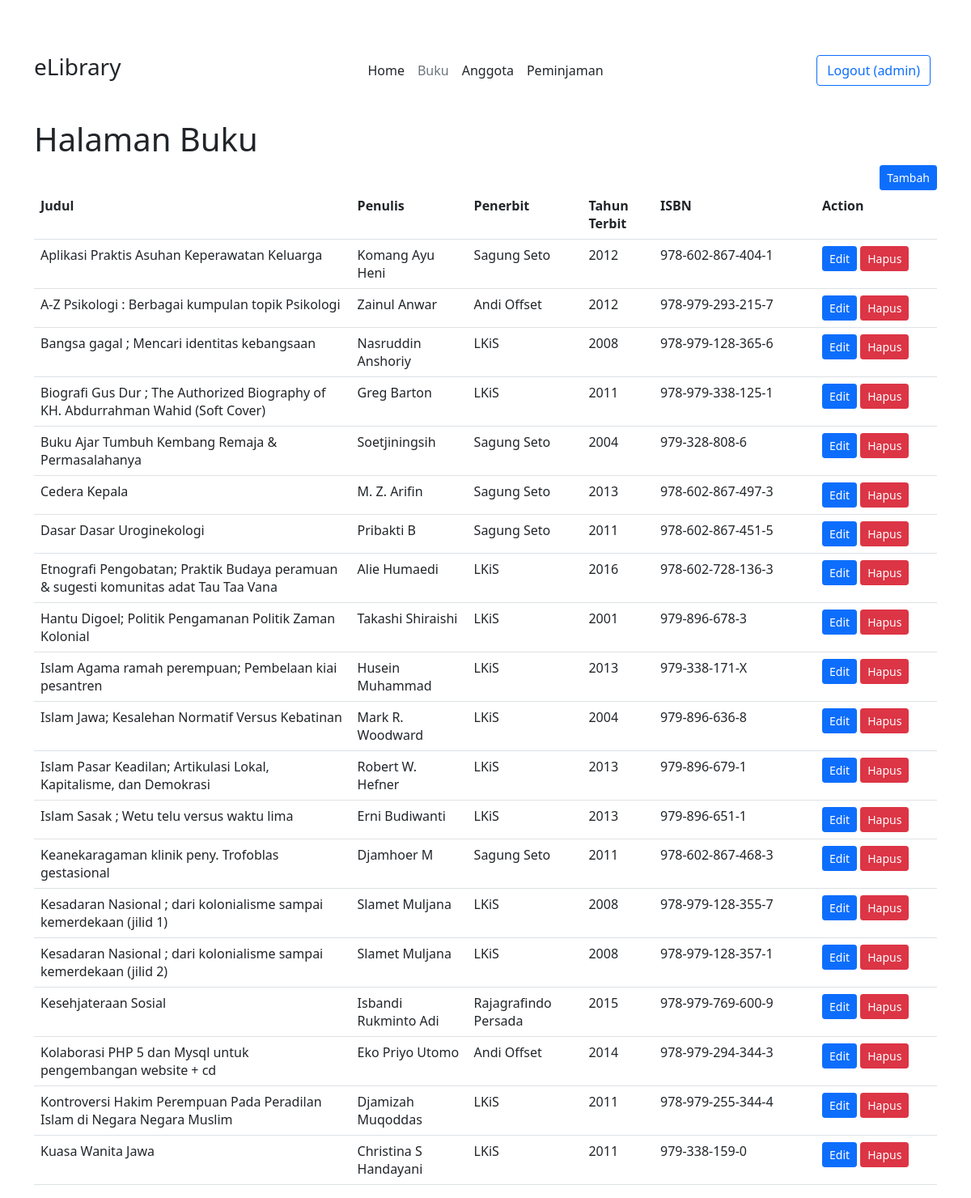
/index.php?page=buku/index.php (signed in), run on the app's committed database.
### tables this page shows
CREATE TABLE `buku` (
  `id` int(11) NOT NULL,
  `kategori_id` int(11) NOT NULL,
  `judul` varchar(300) NOT NULL,
  `penulis` varchar(100) NOT NULL,
  `penerbit` varchar(100) NOT NULL,
  `tahun_terbit` varchar(4) NOT NULL,
  `isbn` varchar(50) NOT NULL,
  `foto_sampul` varchar(500) DEFAULT NULL
);

### page/buku/index.php (the view)
<h1>Halaman Buku</h1>
<a href="index.php?page=buku/tambah.php" class="btn btn-sm btn-primary float-end">Tambah</a>
<table class="table">
    <tr>
        <th>Judul</th>
        <th>Penulis</th>
        <th>Penerbit</th>
        <th>Tahun Terbit</th>
        <th width="200">ISBN</th>
        <th width="150">Action</th>
    </tr>
    <?php
    $query = mysqli_query($connection, "SELECT * FROM `buku` LIMIT 0, 20");
    while ($model = mysqli_fetch_object($query)) :
    ?>
        <tr>
            <td><?= $model->judul ?></td>
            <td><?= $model->penulis ?></td>
            <td><?= $model->penerbit ?></td>
            <td><?= $model->tahun_terbit ?></td>
            <td><?= $model->isbn ?></td>
            <td>
                <a href="index.php?page=buku/edit.php&id=<?= $model->id ?>" class="btn btn-sm btn-primary">Edit</a>
                <a href="index.php?page=buku/hapus.php&id=<?= $model->id ?>" onclick="return confirm('Hapus data ini?')" class="btn btn-sm btn-danger">Hapus</a>
            </td>
        </tr>
    <?php endwhile; ?>
</table>

### index.php (shortened to what this page needs)
<html>
<head>
    <link rel="stylesheet" href="assets/css/bootstrap.css" />
</head>
<body>
    <div class="container" style="margin-top: 50px;">
        <?php if (isset($_SESSION['username'])) : ?>
            <?php include("template/header.php"); ?>
            <?php
            $page = isset($_GET['page']) ? explode("?", $_GET['page']) : null;
            if (!empty($page) && is_file("page/" . $page[0])) {
                include("page/" . $page[0]);
            } else {
                include("home.php");
            }
            ?>
        <?php endif; ?>
    </div>
</body>
</html>

### template/header.php
<header class="d-flex flex-wrap align-items-center justify-content-center justify-content-md-between py-3 mb-4">
    <a href="index.php" class="d-flex align-items-center col-md-3 mb-2 mb-md-0 text-dark text-decoration-none">
        <h3>eLibrary</h3>
    </a>
    <ul class="nav col-12 col-md-auto mb-2 justify-content-center mb-md-0">
        <li><a href="index.php" class="nav-link px-2 <?= empty($_GET['page']) ? "link-secondary" : "link-dark" ?>">Home</a></li>
        <li><a href="index.php?page=buku/index.php" class="nav-link px-2 <?= $_GET['page'] == "buku/index.php" ? "link-secondary" : "link-dark" ?>">Buku</a></li>
        <li><a href="index.php?page=anggota/index.php" class="nav-link px-2 <?= $_GET['page'] == "anggota/index.php" ? "link-secondary" : "link-dark" ?>">Anggota</a></li>
        <li><a href="index.php?page=peminjaman/index.php" class="nav-link px-2 <?= $_GET['page'] == "peminjaman/index.php" ? "link-secondary" : "link-dark" ?>">Peminjaman</a></li>
    </ul>
    <div class="col-md-3 text-end">
        <?php if ($_SESSION["username"]) : ?>
            <a href="logout.php" class="btn btn-outline-primary me-2">Logout (<?= $_SESSION['username'] ?>)</a>
        <?php else : ?>
            <a href="index.php" class="btn btn-outline-primary me-2">Login</a>
        <?php endif; ?>
    </div>
</header>

### data on the page
buku: judul "Aplikasi Praktis Asuhan Keperawatan Keluarga", penulis "Komang Ayu Heni", penerbit "Sagung Seto", tahun_terbit "2012", isbn "978-602-867-404-1"
buku: judul "A-Z Psikologi : Berbagai kumpulan topik Psikologi", penulis "Zainul Anwar", penerbit "Andi Offset", tahun_terbit "2012", isbn "978-979-293-215-7"
buku: judul "Bangsa gagal ; Mencari identitas kebangsaan", penulis "Nasruddin Anshoriy", penerbit "LKiS", tahun_terbit "2008", isbn "978-979-128-365-6"
buku: judul "Biografi Gus Dur ; The Authorized Biography of KH. Abdurrahman Wahid (Soft Cover)", penulis "Greg Barton", penerbit "LKiS", tahun_terbit "2011", isbn "978-979-338-125-1"
buku: judul "Buku Ajar Tumbuh Kembang Remaja & Permasalahanya", penulis "Soetjiningsih", penerbit "Sagung Seto", tahun_terbit "2004", isbn "979-328-808-6"
buku: judul "Cedera Kepala", penulis "M. Z. Arifin", penerbit "Sagung Seto", tahun_terbit "2013", isbn "978-602-867-497-3"
buku: judul "Dasar Dasar Uroginekologi", penulis "Pribakti B", penerbit "Sagung Seto", tahun_terbit "2011", isbn "978-602-867-451-5"
buku: judul "Etnografi Pengobatan; Praktik Budaya peramuan & sugesti komunitas adat Tau Taa Vana", penulis "Alie Humaedi", penerbit "LKiS", tahun_terbit "2016", isbn "978-602-728-136-3"
buku: judul "Hantu Digoel; Politik Pengamanan Politik Zaman Kolonial", penulis "Takashi Shiraishi", penerbit "LKiS", tahun_terbit "2001", isbn "979-896-678-3"
buku: judul "Islam Agama ramah perempuan; Pembelaan kiai pesantren", penulis "Husein Muhammad", penerbit "LKiS", tahun_terbit "2013", isbn "979-338-171-X"
buku: judul "Islam Jawa; Kesalehan Normatif Versus Kebatinan", penulis "Mark R. Woodward", penerbit "LKiS", tahun_terbit "2004", isbn "979-896-636-8"
buku: judul "Islam Pasar Keadilan; Artikulasi Lokal, Kapitalisme, dan Demokrasi", penulis "Robert W. Hefner", penerbit "LKiS", tahun_terbit "2013", isbn "979-896-679-1"
buku: judul "Islam Sasak ; Wetu telu versus waktu lima", penulis "Erni Budiwanti", penerbit "LKiS", tahun_terbit "2013", isbn "979-896-651-1"
buku: judul "Keanekaragaman klinik peny. Trofoblas gestasional", penulis "Djamhoer M", penerbit "Sagung Seto", tahun_terbit "2011", isbn "978-602-867-468-3"
buku: judul "Kesadaran Nasional ; dari kolonialisme sampai kemerdekaan (jilid 1)", penulis "Slamet Muljana", penerbit "LKiS", tahun_terbit "2008", isbn "978-979-128-355-7"
buku: judul "Kesadaran Nasional ; dari kolonialisme sampai kemerdekaan (jilid 2)", penulis "Slamet Muljana", penerbit "LKiS", tahun_terbit "2008", isbn "978-979-128-357-1"
buku: judul "Kesehjateraan Sosial", penulis "Isbandi Rukminto Adi", penerbit "Rajagrafindo Persada", tahun_terbit "2015", isbn "978-979-769-600-9"
buku: judul "Kolaborasi PHP 5 dan Mysql untuk pengembangan website + cd", penulis "Eko Priyo Utomo", penerbit "Andi Offset", tahun_terbit "2014", isbn "978-979-294-344-3"
buku: judul "Kontroversi Hakim Perempuan Pada Peradilan Islam di Negara Negara Muslim", penulis "Djamizah Muqoddas", penerbit "LKiS", tahun_terbit "2011", isbn "978-979-255-344-4"
buku: judul "Kuasa Wanita Jawa", penulis "Christina S Handayani", penerbit "LKiS", tahun_terbit "2011", isbn "979-338-159-0"

### other printed values
$_SESSION['username'] "admin"
